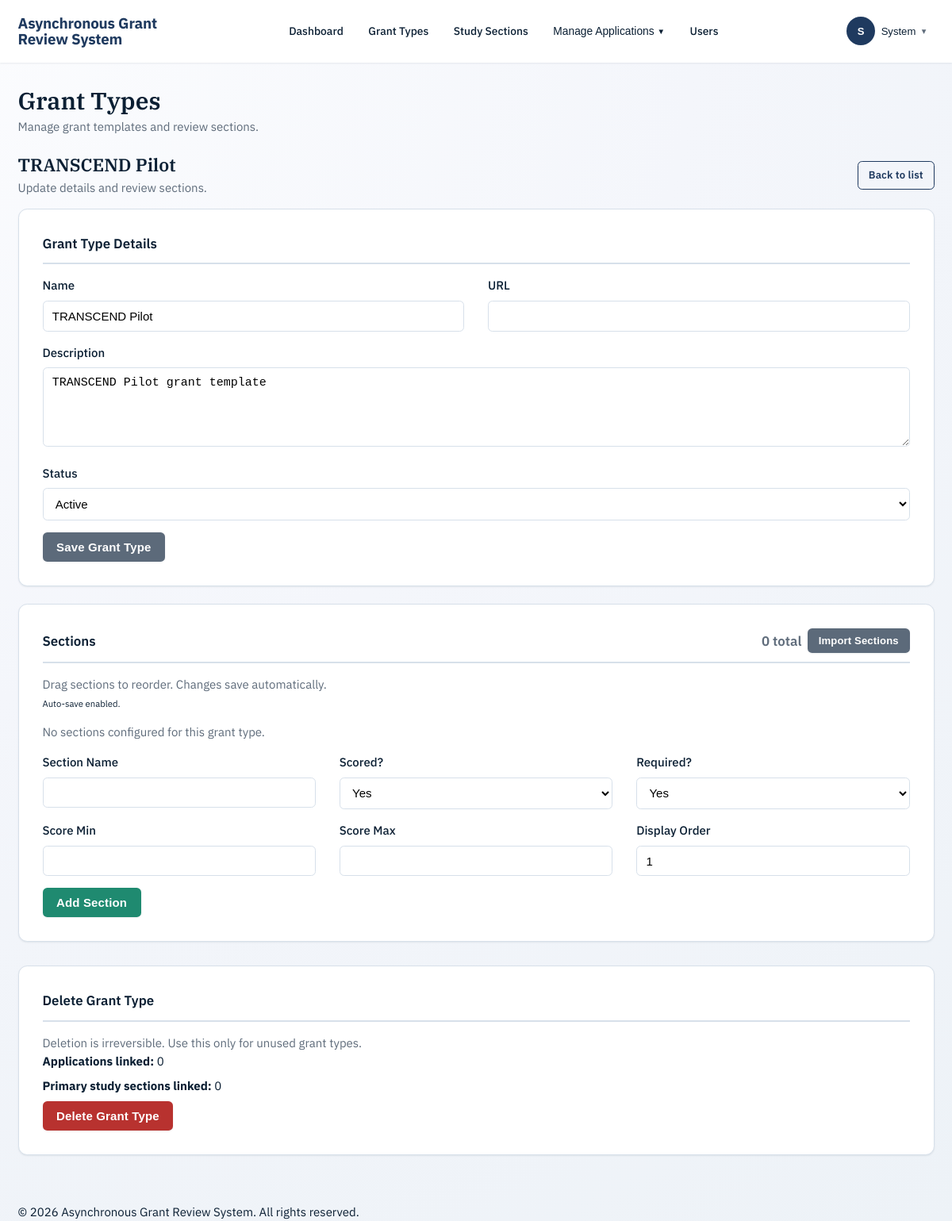
The page /admin/grant_types.php?view=edit&id=1 (signed in) on the database its author committed.
### tables this page shows
CREATE TABLE IF NOT EXISTS grant_types (
    id BIGINT AUTO_INCREMENT PRIMARY KEY,
    name VARCHAR(150) UNIQUE NOT NULL,
    description TEXT NULL,
    url VARCHAR(255) NULL,
    is_active BOOLEAN DEFAULT TRUE,
    created_at TIMESTAMP DEFAULT CURRENT_TIMESTAMP,
    updated_at TIMESTAMP DEFAULT CURRENT_TIMESTAMP ON UPDATE CURRENT_TIMESTAMP,
    INDEX idx_grant_type_active (is_active)
);

### includes/functions.php (called while the page is built, shortened)
<?php
require_once __DIR__ . '/sanitize_enhanced.php';
require_once __DIR__ . '/navigation_helpers.php';
function getGrantTypeById($grantTypeId) {
    $db = Database::getInstance()->getConnection();
    $stmt = $db->prepare("SELECT * FROM grant_types WHERE id = ?");
    $stmt->execute([$grantTypeId]);
    return $stmt->fetch();
}
function getGrantSections($grantTypeId, $includeInactive = false) {
    $db = Database::getInstance()->getConnection();
    $sql = "SELECT * FROM grant_sections WHERE grant_type_id = ?";
    $sql .= " ORDER BY display_order, id";
    $stmt = $db->prepare($sql);
    $stmt->execute([$grantTypeId]);
    return $stmt->fetchAll();
}

### includes/sanitize_enhanced.php (called while the page is built, shortened)
<?php
function escapeHtml(string $string): string
{
    return htmlspecialchars($string, ENT_QUOTES | ENT_HTML5, 'UTF-8');
}
if (!function_exists('escape')) {
function escape($string): string
{
    return escapeHtml($string);
}
}

### admin/grant_types.php (the view, shortened to what this page needs)
<?php
require_once '../includes/functions.php';
$db = Database::getInstance()->getConnection();
$error = '';
$view = isset($_GET['view']) ? (string) $_GET['view'] : 'list';
$view = in_array($view, ['list', 'new', 'edit'], true) ? $view : 'list';
$grantTypeId = isset($_GET['id']) ? (int) $_GET['id'] : 0;
$grantTypes = getGrantTypes(true);
$grantType = null;
$grantSections = [];
$sectionCounts = [];
$deleteSummary = [
    'application_count' => 0,
    'primary_study_section_count' => 0,
    'linked_study_section_count' => 0,
    'can_delete' => false
];
if ($view === 'edit') {
    if ($grantTypeId <= 0) {
        $error = $error ?: 'Select a grant type to edit.';
        $view = 'list';
    } else {
        $grantType = getGrantTypeById($grantTypeId);
        if (!$grantType) {
            $error = $error ?: 'Grant type not found.';
            $view = 'list';
        } else {
            $grantSections = getGrantSections($grantTypeId, true);
            $stmt = $db->prepare("
                SELECT COUNT(*)
                FROM applications
                WHERE grant_type_id = ? OR grant_type = ?
            ");
            $stmt->execute([$grantTypeId, $grantType['name']]);
            $deleteSummary['application_count'] = (int) $stmt->fetchColumn();
            $stmt = $db->prepare("SELECT COUNT(*) FROM study_sections WHERE grant_type_id = ?");
            $stmt->execute([$grantTypeId]);
            $deleteSummary['primary_study_section_count'] = (int) $stmt->fetchColumn();
            $stmt = $db->prepare("SELECT COUNT(*) FROM study_section_grant_types WHERE grant_type_id = ?");
            $stmt->execute([$grantTypeId]);
            $deleteSummary['linked_study_section_count'] = (int) $stmt->fetchColumn();
            $deleteSummary['can_delete'] = $deleteSummary['application_count'] === 0
                && $deleteSummary['primary_study_section_count'] === 0;
        }
    }
}
require_once '../includes/header.php';
?>
<div class="d-flex justify-between align-center mb-4">
    <div>
        <h1 class="mb-1">Grant Types</h1>
        <div class="text-muted">Manage grant templates and review sections.</div>
    </div>
</div>
<?php if ($view === 'list'): ?>
    <div class="card">
        <div class="card-header d-flex justify-between align-center">
            <span>Available Grant Types</span>
            <a href="grant_types.php?view=new" class="btn btn-sm btn-primary">Add Grant Type</a>
        </div>
        <div class="card-body" style="overflow-x: auto;">
            <?php if (empty($grantTypes)): ?>
                <p class="text-muted">No grant types yet. <a href="grant_types.php?view=new">Create the first grant type</a>.</p>
            <?php else: ?>
                <table class="table">
                    <thead>
                        <tr>
                            <th>Name</th>
                            <th>Status</th>
                            <th>Sections</th>
                            <th>Description</th>
                            <th>Template</th>
                            <th>Actions</th>
                        </tr>
                    </thead>
                    <tbody>
                        <?php foreach ($grantTypes as $type): ?>
                            <?php
                            $description = trim($type['description'] ?? '');
                            if ($description === '') {
                                $description = '—';
                            } elseif (strlen($description) > 90) {
                                $description = substr($description, 0, 87) . '...';
                            }
                            $templateUrl = safeUrl($type['url'] ?? '');
                            ?>
                            <tr>
                                <td>
                                    <a class="table-link" href="grant_types.php?view=edit&id=<?php echo $type['id']; ?>">
                                        <?php echo escape($type['name']); ?>
                                    </a>
                                </td>
                                <td>
                                    <span class="badge badge-<?php echo $type['is_active'] ? 'success' : 'secondary'; ?>">
                                        <?php echo $type['is_active'] ? 'Active' : 'Inactive'; ?>
                                    </span>
                                </td>
                                <td><?php echo $sectionCounts[$type['id']] ?? 0; ?></td>
                                <td><?php echo escape($description); ?></td>
                                <td>
                                    <?php if ($templateUrl !== ''): ?>
                                        <a class="table-link" href="<?php echo escape($templateUrl); ?>" target="_blank" rel="noopener">Open</a>
                                    <?php else: ?>
                                        <span class="text-muted">—</span>
                                    <?php endif; ?>
                                </td>
                                <td style="white-space: nowrap;">
                                    <a class="btn btn-sm btn-primary" href="grant_types.php?view=edit&id=<?php echo $type['id']; ?>">Manage</a>
                                </td>
                            </tr>
                        <?php endforeach; ?>
                    </tbody>
                </table>
            <?php endif; ?>
        </div>
    </div>
<?php elseif ($view === 'edit' && $grantType): ?>
    <?php $nextSectionOrder = count($grantSections) + 1; ?>
    <div class="d-flex justify-between align-center mb-3">
        <div>
            <h2 class="mb-1"><?php echo escape($grantType['name']); ?></h2>
            <div class="text-muted">Update details and review sections.</div>
        </div>
        <a href="grant_types.php" class="btn btn-sm btn-outline">Back to list</a>
    </div>
    <div class="card mb-4">
        <div class="card-header">Grant Type Details</div>
        <div class="card-body">
            <form method="POST">
                <div class="grid grid-2">
                    <div class="form-group">
                        <label class="form-label">Name</label>
                        <input type="text" name="name" class="form-control" value="<?php echo escape($grantType['name']); ?>" required>
                    </div>
                    <div class="form-group">
                        <label class="form-label">URL</label>
                        <input type="text" name="url" class="form-control" value="<?php echo escape($grantType['url'] ?? ''); ?>">
                    </div>
                </div>
                <div class="form-group">
                    <label class="form-label">Description</label>
                    <textarea name="description" class="form-control" rows="2"><?php echo escape($grantType['description'] ?? ''); ?></textarea>
                </div>
                <div class="form-group">
                    <label class="form-label">Status</label>
                    <select name="is_active" class="form-control">
                        <option value="1" <?php echo $grantType['is_active'] ? 'selected' : ''; ?>>Active</option>
                    </select>
                </div>
                <button type="submit" class="btn btn-secondary">Save Grant Type</button>
            </form>
        </div>
    </div>
    <div class="card" id="sections">
    <div class="card-header d-flex justify-between align-center">
        <span>Sections</span>
        <div class="d-flex align-center gap-2">
            <span class="text-muted"><?php echo count($grantSections); ?> total</span>
            <button type="button" class="btn btn-sm btn-secondary" id="openImportSections">Import Sections</button>
        </div>
    </div>
        <div class="card-body">
            <form method="POST" id="sectionOrderForm" class="mb-3">
                <div class="d-flex justify-between align-center">
                    <div>
                        <div class="text-muted">Drag sections to reorder. Changes save automatically.</div>
                        <div class="order-status" id="section_order_status" aria-live="polite">Auto-save enabled.</div>
                    </div>
                </div>
            </form>
            <?php if (empty($grantSections)): ?>
                <p class="text-muted">No sections configured for this grant type.</p>
            <?php endif; ?>
            <form method="POST" class="mt-3">
                <div class="grid grid-3">
                    <div class="form-group">
                        <label class="form-label">Section Name</label>
                        <input type="text" name="section_name" class="form-control" required>
                    </div>
                    <div class="form-group">
                        <label class="form-label">Scored?</label>
                        <select name="is_scored" class="form-control">
                            <option value="1">Yes</option>
                        </select>
                    </div>
                    <div class="form-group">
                        <label class="form-label">Required?</label>
                        <select name="is_required" class="form-control">
                            <option value="1">Yes</option>
                        </select>
                    </div>
                </div>
                <div class="grid grid-3">
                    <div class="form-group">
                        <label class="form-label">Score Min</label>
                        <input type="number" name="score_min" class="form-control" min="0" max="99">
                    </div>
                    <div class="form-group">
                        <label class="form-label">Score Max</label>
                        <input type="number" name="score_max" class="form-control" min="0" max="99">
                    </div>
                    <div class="form-group">
                        <label class="form-label">Display Order</label>
                        <input type="number" name="display_order" class="form-control" min="1" value="<?php echo $nextSectionOrder; ?>">
                    </div>
                </div>
                <button type="submit" class="btn btn-success">Add Section</button>
            </form>
        </div>
    </div>
    <div class="card mt-4">
        <div class="card-header">Delete Grant Type</div>
        <div class="card-body">
            <p class="text-muted">Deletion is irreversible. Use this only for unused grant types.</p>
            <div class="mb-2">
                <strong>Applications linked:</strong> <?php echo (int) $deleteSummary['application_count']; ?>
            </div>
            <div class="mb-2">
                <strong>Primary study sections linked:</strong> <?php echo (int) $deleteSummary['primary_study_section_count']; ?>
            </div>
            <form method="POST" id="deleteGrantTypeForm">
                <button type="button" class="btn btn-danger" id="deleteGrantTypeBtn" <?php echo $deleteSummary['can_delete'] ? '' : 'disabled'; ?>>
                    Delete Grant Type
                </button>
            </form>
        </div>
    </div>
<?php endif; ?>
<?php require_once '../includes/footer.php'; ?>

### assets/css/components.css (style rules this page uses)
:root, [data-theme="light"] { --bg-primary: #ffffff; --bg-secondary: #f5f7fb; --bg-tertiary: #e9ecef; --text-primary: #0b1f33; --text-secondary: #5f6c7b; --text-tertiary: #8b95a5; --border-color: #d7e0ea; --border-color-light: #e8eeF5; --shadow-color: rgba(15, 32, 50, 0.08); --overlay-color: rgba(15, 32, 50, 0.4); }
*:not(.agr-modal):not(.agr-modal-backdrop):not(.agr-toast) { transition: background-color 0.3s ease, color 0.3s ease, border-color 0.3s ease, box-shadow 0.3s ease; }

### assets/css/utilities.css (style rules this page uses)
.mt-3 { margin-top: var(--spacing-md); }
.mt-4 { margin-top: var(--spacing-lg); }
.mb-1 { margin-bottom: var(--spacing-xs); }
.mb-2 { margin-bottom: var(--spacing-sm); }
.mb-3 { margin-bottom: var(--spacing-md); }
.mb-4 { margin-bottom: var(--spacing-lg); }
.text-muted { color: var(--text-muted); }
.d-flex { display: flex; }
.justify-between { justify-content: space-between; }
.align-center { align-items: center; }
.gap-2 { gap: var(--spacing-sm); }

### rows shown on the page
grant_types: name "TRANSCEND Pilot", description "TRANSCEND Pilot grant template", is_active "Active"

### other values the page prints
APP_NAME "Asynchronous Grant Review System"
$item['title'] "Dashboard"
$item['title'] "Grant Types"
$item['title'] "Study Sections"
$item['title'] "Users"
$initial "S"
$firstName "System"
count($grantSections) "0"
$deleteSummary['application_count'] "0"
$deleteSummary['primary_study_section_count'] "0"
